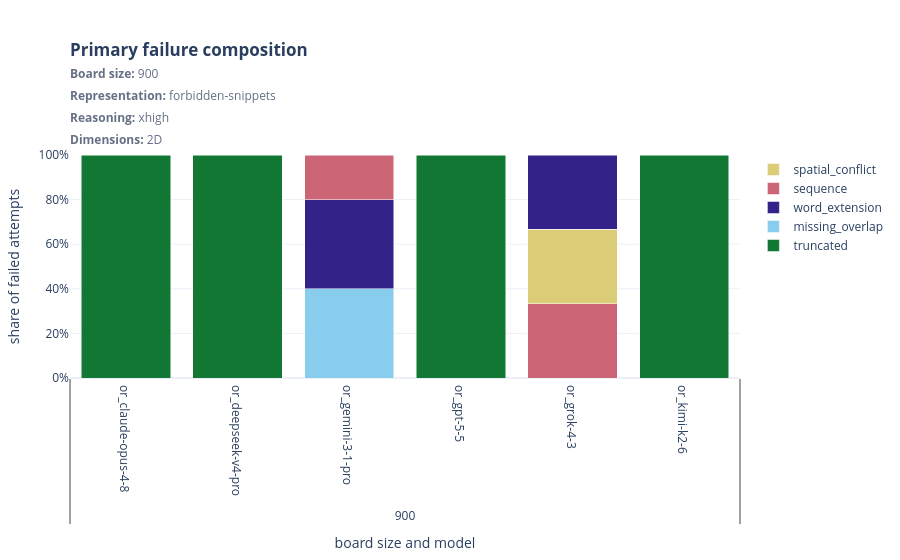

Here is the notebook cell this chart was saved with:
### Markdown cell above
## Why attempts failed

For example, truncated responses, invalid sequences, or spatial conflicts.

### Code cell
view.show_all(figures.plot_primary_failure_bars(aggregate))

### Figure 1 — Plotly figure (JSON) as saved in the notebook; plotly's stock layout.template omitted (floating-point values rounded to 4 significant figures)
{"data": [{"customdata": [["900", "or_claude-opus-4-8", 3]], "hovertemplate": "board size=%{customdata[0]}<br>model=%{customdata[1]}<br>truncated: %{customdata[2]} (%{y:.1%} of failures)<extra></extra>", "legendgroup": "truncated", "marker": {"color": "rgb(17, 119, 51)"}, "name": "truncated", "showlegend": true, "type": "bar", "x": [["900"], ["or_claude-opus-4-8"]], "y": [1]}, {"customdata": [["900", "or_deepseek-v4-pro", 7]], "hovertemplate": "board size=%{customdata[0]}<br>model=%{customdata[1]}<br>truncated: %{customdata[2]} (%{y:.1%} of failures)<extra></extra>", "legendgroup": "truncated", "marker": {"color": "rgb(17, 119, 51)"}, "name": "truncated", "showlegend": false, "type": "bar", "x": [["900"], ["or_deepseek-v4-pro"]], "y": [1]}, {"customdata": [["900", "or_gemini-3-1-pro", 2]], "hovertemplate": "board size=%{customdata[0]}<br>model=%{customdata[1]}<br>missing_overlap: %{customdata[2]} (%{y:.1%} of failures)<extra></extra>", "legendgroup": "missing_overlap", "marker": {"color": "rgb(136, 204, 238)"}, "name": "missing_overlap", "showlegend": true, "type": "bar", "x": [["900"], ["or_gemini-3-1-pro"]], "y": [0.4]}, {"customdata": [["900", "or_gemini-3-1-pro", 2]], "hovertemplate": "board size=%{customdata[0]}<br>model=%{customdata[1]}<br>word_extension: %{customdata[2]} (%{y:.1%} of failures)<extra></extra>", "legendgroup": "word_extension", "marker": {"color": "rgb(51, 34, 136)"}, "name": "word_extension", "showlegend": true, "type": "bar", "x": [["900"], ["or_gemini-3-1-pro"]], "y": [0.4]}, {"customdata": [["900", "or_gemini-3-1-pro", 1]], "hovertemplate": "board size=%{customdata[0]}<br>model=%{customdata[1]}<br>sequence: %{customdata[2]} (%{y:.1%} of failures)<extra></extra>", "legendgroup": "sequence", "marker": {"color": "rgb(204, 102, 119)"}, "name": "sequence", "showlegend": true, "type": "bar", "x": [["900"], ["or_gemini-3-1-pro"]], "y": [0.2]}, {"customdata": [["900", "or_gpt-5-5", 6]], "hovertemplate": "board size=%{customdata[0]}<br>model=%{customdata[1]}<br>truncated: %{customdata[2]} (%{y:.1%} of failures)<extra></extra>", "legendgroup": "truncated", "marker": {"color": "rgb(17, 119, 51)"}, "name": "truncated", "showlegend": false, "type": "bar", "x": [["900"], ["or_gpt-5-5"]], "y": [1]}, {"customdata": [["900", "or_grok-4-3", 1]], "hovertemplate": "board size=%{customdata[0]}<br>model=%{customdata[1]}<br>sequence: %{customdata[2]} (%{y:.1%} of failures)<extra></extra>", "legendgroup": "sequence", "marker": {"color": "rgb(204, 102, 119)"}, "name": "sequence", "showlegend": false, "type": "bar", "x": [["900"], ["or_grok-4-3"]], "y": [0.3333]}, {"customdata": [["900", "or_grok-4-3", 1]], "hovertemplate": "board size=%{customdata[0]}<br>model=%{customdata[1]}<br>spatial_conflict: %{customdata[2]} (%{y:.1%} of failures)<extra></extra>", "legendgroup": "spatial_conflict", "marker": {"color": "rgb(221, 204, 119)"}, "name": "spatial_conflict", "showlegend": true, "type": "bar", "x": [["900"], ["or_grok-4-3"]], "y": [0.3333]}, {"customdata": [["900", "or_grok-4-3", 1]], "hovertemplate": "board size=%{customdata[0]}<br>model=%{customdata[1]}<br>word_extension: %{customdata[2]} (%{y:.1%} of failures)<extra></extra>", "legendgroup": "word_extension", "marker": {"color": "rgb(51, 34, 136)"}, "name": "word_extension", "showlegend": false, "type": "bar", "x": [["900"], ["or_grok-4-3"]], "y": [0.3333]}, {"customdata": [["900", "or_kimi-k2-6", 3]], "hovertemplate": "board size=%{customdata[0]}<br>model=%{customdata[1]}<br>truncated: %{customdata[2]} (%{y:.1%} of failures)<extra></extra>", "legendgroup": "truncated", "marker": {"color": "rgb(17, 119, 51)"}, "name": "truncated", "showlegend": false, "type": "bar", "x": [["900"], ["or_kimi-k2-6"]], "y": [1]}], "layout": {"barmode": "stack", "legend": {"title": {"text": ""}, "traceorder": "reversed"}, "margin": {"b": 70, "l": 70, "r": 30, "t": 155}, "title": {"text": "<b>Primary failure composition</b><br><span style='font-size:12px;color:#667085'><b>Board size:</b> 900<br><b>Representation:</b> forbidden-snippets<br><b>Reasoning:</b> xhigh<br><b>Dimensions:</b> 2D</span>", "x": 0, "xanchor": "left", "xref": "paper", "y": 0.9, "yanchor": "top"}, "xaxis": {"title": {"text": "board size and model"}, "type": "multicategory"}, "yaxis": {"range": [0, 1], "tickformat": ".0%", "title": {"text": "share of failed attempts"}}}}
